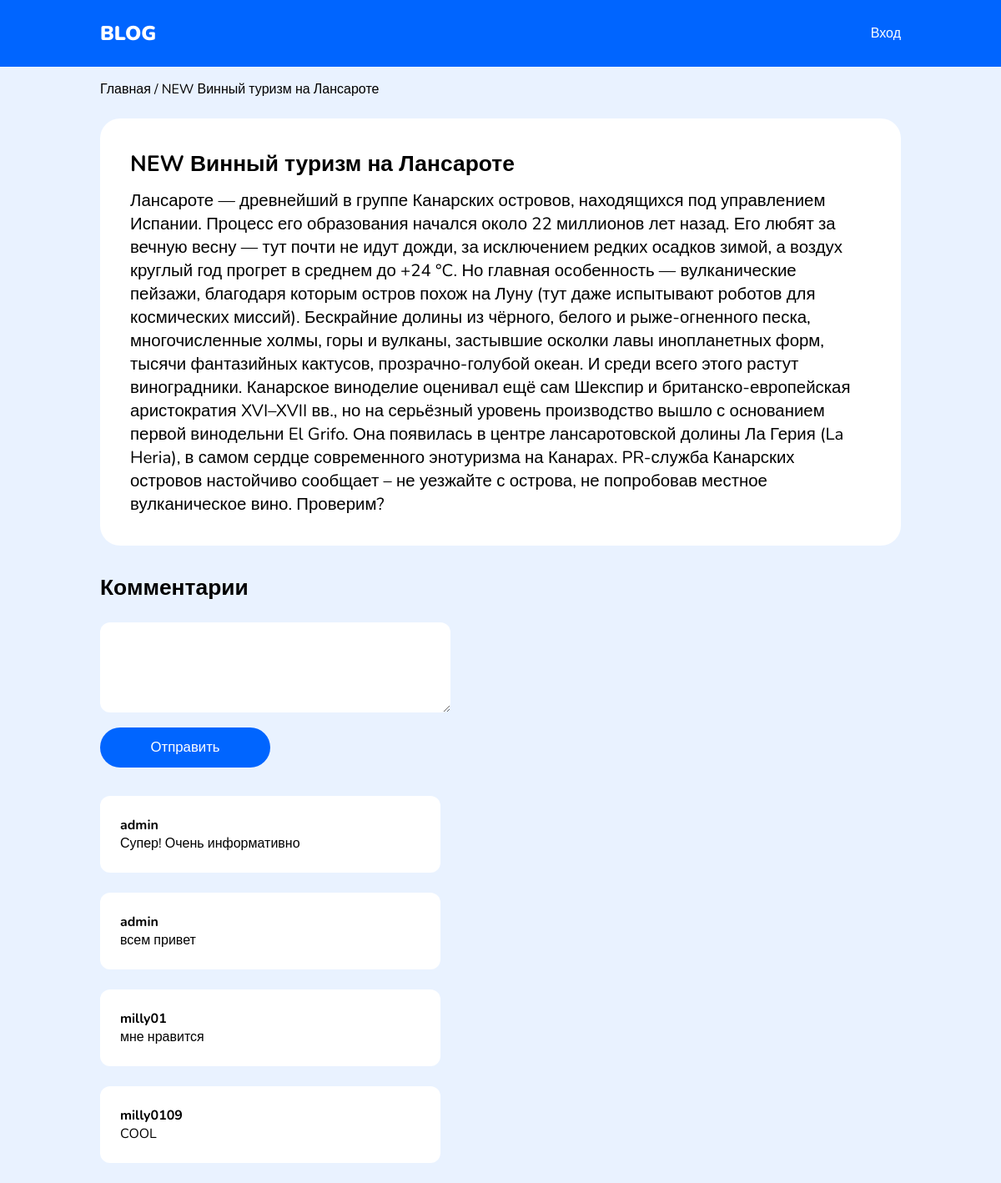
The page /post.php?id=1 on the database its author committed.
### tables this page shows
CREATE TABLE `post` (
  `id` int(11) NOT NULL,
  `title` varchar(255) DEFAULT NULL,
  `description` text,
  `id_user` int(11) DEFAULT NULL
);

CREATE TABLE `comment` (
  `id` int(11) NOT NULL,
  `id_post` int(11) DEFAULT NULL,
  `text` text,
  `id_user` int(11) DEFAULT NULL
);

CREATE TABLE `user` (
  `id` int(11) NOT NULL,
  `email` varchar(255) DEFAULT NULL,
  `login` varchar(255) DEFAULT NULL,
  `password` varchar(255) DEFAULT NULL
);

### post.php (the view, shortened to what this page needs)
<?php
require_once 'config/connect.php';
$post_id = $_GET['id'];
$post = mysqli_query($connect, "SELECT * FROM `post` WHERE `id` = $post_id");
$post = mysqli_fetch_assoc($post);
?>
<!DOCTYPE html>
<html lang="en">
<head>
    <link rel="stylesheet" href="assets/css/style.css">
</head>
<body>
<header>
        <div class="container row header">
            <div class="logo"><a href="index.php">BLOG</a></div>
            <div class="menu row">
                <?php
                if(isset($_SESSION['user'])){
                    echo '
                    <div class="item-menu"><a href="profile.php">Профиль</a></div>
                    <div class="item-menu"><a href="login.php">Выход</a></div>
                    ';
                } else{
                    echo '
                    <div class="item-menu"><a href="login.php">Вход</a></div>
                    ';
                }
                ?>
            </div>
        </div>
    </header>
    <div class="container">
        <div class="back">
            <a href="index.php">Главная</a> / <?=$post['title']?>
        </div>
        <div class="post">
            <div class="title-post"><?=$post['title']?></div>
            <div class="post-in"><?=$post['description']?></div>
        </div>
        <div class="comments">
            <div class="title-comm title-post">Комментарии</div>
            <form action="vendor/createComment.php" method="post">
                <textarea name="text" id="" cols="30" rows="10" class="comm-area">
                </textarea><br>
                <button type="submit" class="w-17">Отправить</button>
            </form>
            <br>
            <?php
            $comment = mysqli_query($connect, "SELECT * FROM `comment` WHERE `id_post` = $post_id");
            $comment = mysqli_fetch_all($comment);
            foreach ($comment as $comm){
            ?>
                <div class="comm">
                    <div class="user"><?php
                    $user = mysqli_query($connect, "SELECT * FROM `user` WHERE `id` = $comm[3]");
                    $user = mysqli_fetch_assoc($user);
                    echo $user['login'];
                    ?></div>
                    <div class="comm-text"><?=$comm[2]?></div>
                </div>
            <?php } ?>
        </div>
    </div>
</body>
</html>

### assets/css/style.css (style rules this page uses)
body { margin: 0 auto; font-family: 'Nunito', sans-serif; background: #e9f2ff; }
header { width: 100vw; height: 10vh; color: white; background-color: #0065ff; align-items: center; display: flex; margin-bottom: 2vh; }
.container { max-width: 1000px; width: 80%; margin: 0 auto; }
.row { display: flex; flex-direction: row; }
.logo { font-size: 3vh; font-weight: 900; }
.logo a { color: white; text-decoration: none; }
.header { align-items: center; justify-content: space-between; }
.post { background: white; padding: 3vw; border-radius: 2vw; margin-bottom: 4vh; }
.title-post { font-size: 2.2vw; font-weight: 700; }
.post-in { height: auto; margin-top: 1vw; font-size: 1.7vw; }
.back { margin-bottom: 2vw; margin-top: 1vw; }
.back a { text-decoration: none; color: black; }
.title-comm { margin-bottom: 2vw; }
.comm { background: white; width: 30vw; padding: 2vw; border-radius: 1vw; margin-bottom: 2vw; }
.comm-area { width: 33vw; height: 7vw; border: 0; padding: 1vw; font-size: 1vw; }
textarea { border-radius: 1vw; border: solid 1px #bebebe; outline: none; }
.menu a { color: white; text-decoration: none; margin-left: 1vw }
.w-17 { width: 17vw; height: 4vw; border: 0; background: #0065ff; color: white; font-weight: 400; border-radius: 2vw; margin: 1vw 0vw; cursor: pointer; font-size: 1.4vw; }
.user { font-weight: bold; }

### rows shown on the page
post: title "NEW Винный туризм на Лансароте", description "Лансароте — древнейший в группе Канарских островов, находящихся под управлением Испании. Процесс его образования начался около 22 миллионов лет назад. Его любят за вечную весну — тут почти не идут дожди, за исключением редких осадков зимой, а воздух круглый год прогрет в среднем до +24 °C. Но главная особенность — вулканические пейзажи, благодаря которым остров похож на Луну (тут даже испытывают роботов для космических миссий). Бескрайние долины из чёрного, белого и рыже-огненного песка, многочисленные холмы, горы и вулканы, застывшие осколки лавы инопланетных форм, тысячи фантазийных кактусов, прозрачно-голубой океан. И среди всего этого растут виноградники. Канарское виноделие оценивал…"
comment: id_user.login "admin", text "Супер! Очень информативно"
comment: id_user.login "admin", text "всем привет"
comment: id_user.login "milly01", text "мне нравится"
comment: id_user.login "milly0109", text "COOL"
